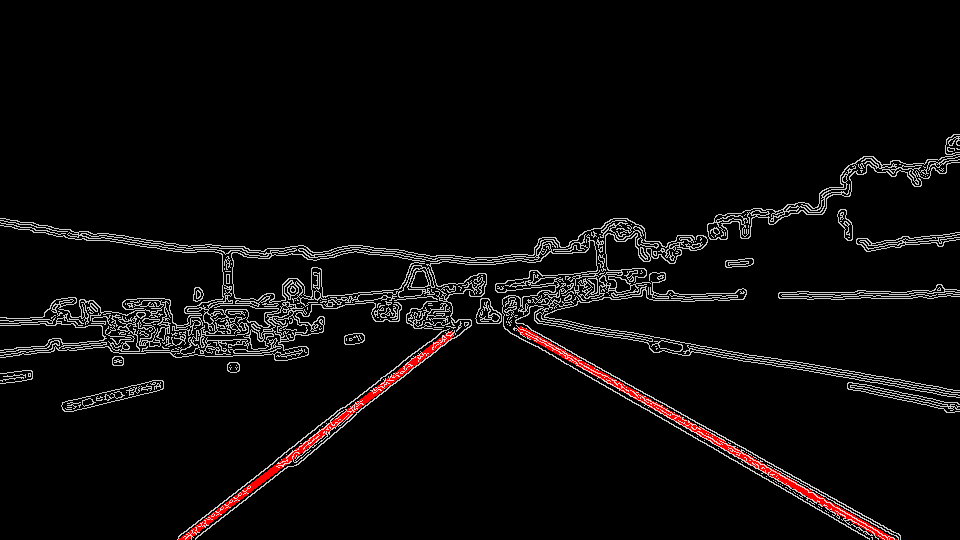
#> input picture test_images/Result_Result_Result_Result_solidWhiteCurve.jpg, 960 x 540 px; its folder holds only this picture in this run
$ python Project1-LanesDetection.py
#> lines starting #> are read from the running program, lines starting #| are printed output that depends on the picture
#importing some useful packages
import matplotlib.pyplot as plt
import matplotlib.image as mpimg
import numpy as np
import cv2
#%matplotlib inline
import math
import os
from scipy.optimize import curve_fit

def grayscale(img):
    """Applies the Grayscale transform
    This will return an image with only one color channel
    but NOTE: to see the returned image as grayscale
    you should call plt.imshow(gray, cmap='gray')"""
    return cv2.cvtColor(img, cv2.COLOR_RGB2GRAY)
    # Or use BGR2GRAY if you read an image with cv2.imread()
    # return cv2.cvtColor(img, cv2.COLOR_BGR2GRAY)

def canny(img, low_threshold, high_threshold):
    """Applies the Canny transform"""
    return cv2.Canny(img, low_threshold, high_threshold)

def gaussian_blur(img, kernel_size):
    """Applies a Gaussian Noise kernel"""
    return cv2.GaussianBlur(img, (kernel_size, kernel_size), 0)

# [101 lines left out: functions region_of_interest, draw_lines, hough_lines, weighted_img, not called in this run]

#reading in an image
#image = mpimg.imread('test_images/solidWhiteRight.jpg')
#printing out some stats and plotting
#print('This image is:', type(image), 'with dimesions:', image.shape)
#plt.imshow(image)  #call as plt.imshow(gray, cmap='gray') to show a grayscaled image

##### Start of my code #####
file_list = os.listdir("test_images/")
for file_name in file_list:

    # Read in and grayscale the image
    image = mpimg.imread('test_images/'+file_name)
#> image is the input picture: shape (540, 960, 4) float32; mean R, G, B, A 0.0466, 0.0388, 0.0388, 1
    gray = grayscale(image)
    # Define a kernel size and apply Gaussian smoothing
    kernel_size = 5
    blur_gray = gaussian_blur(gray,kernel_size)
#> in gaussian_blur, `return cv2.GaussianBlur(img, (kernel_size, kernel_size), 0)`:
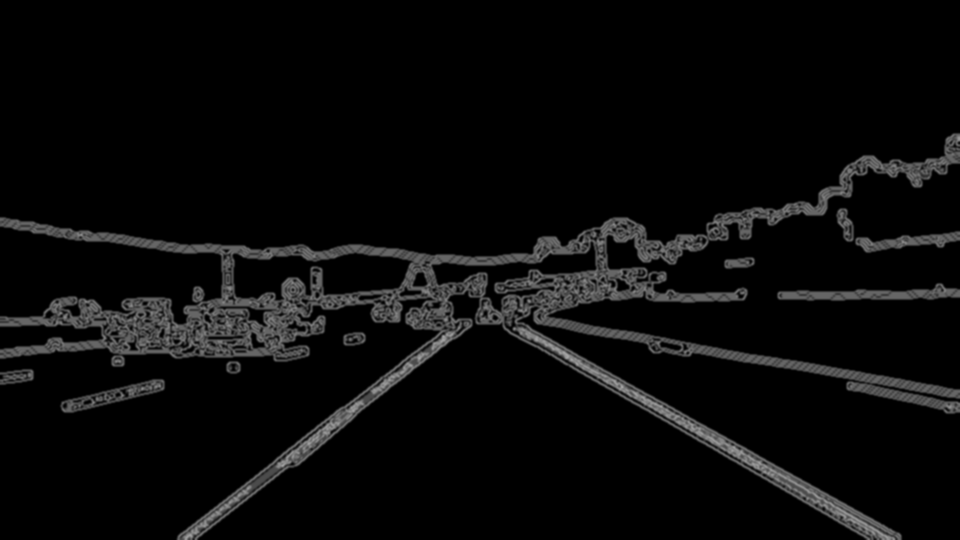
#> returned value: shape (540, 960) float32; min 0, max 0.647, mean 0.0412

    # Define our parameters for Canny and apply
    low_threshold = 50
    high_threshold = 150
    edges = canny(blur_gray, low_threshold, high_threshold)
#> (the run stopped early here; a loop or call above may not have finished)

$ run again, on test_images/Result_Result_Result_Result_solidYellowLeft.jpg
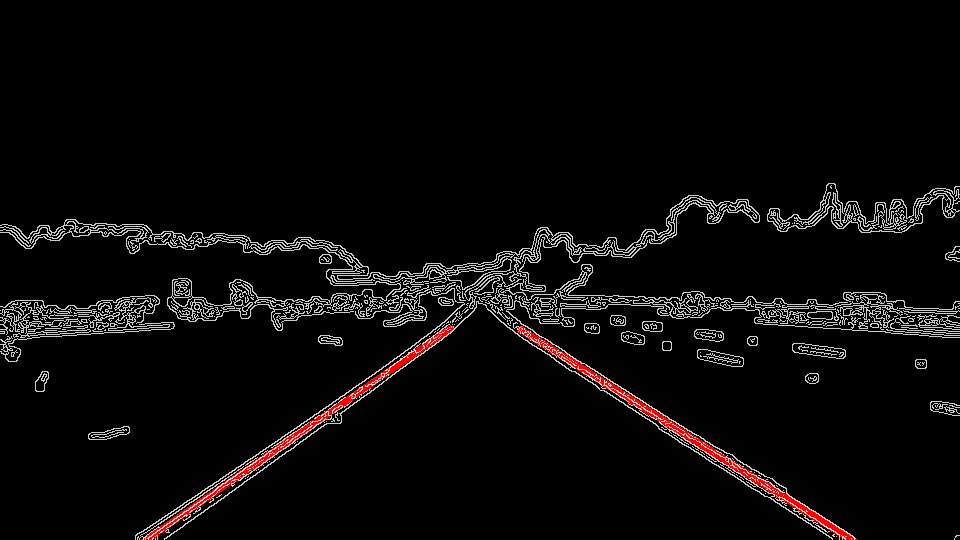
#> input picture test_images/Result_Result_Result_Result_solidYellowLeft.jpg, 960 x 540 px
#> image is the input picture: shape (540, 960, 4) float32; mean R, G, B, A 0.0446, 0.0369, 0.0369, 1
#> in gaussian_blur, `return cv2.GaussianBlur(img, (kernel_size, kernel_size), 0)`:
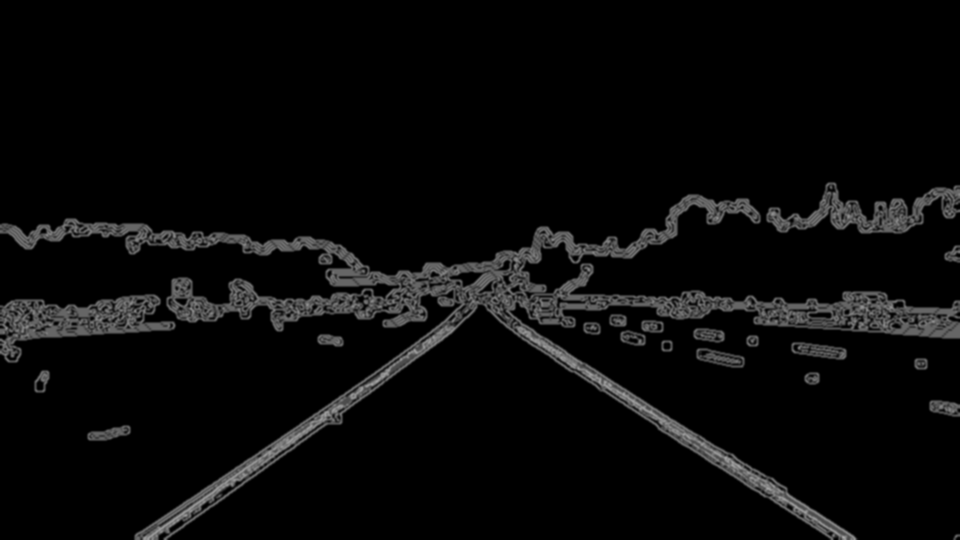
#> returned value: shape (540, 960) float32; min 0, max 0.658, mean 0.0392

$ run again, on test_images/Result_Result_Result_Result_whiteCarLaneSwitch.jpg
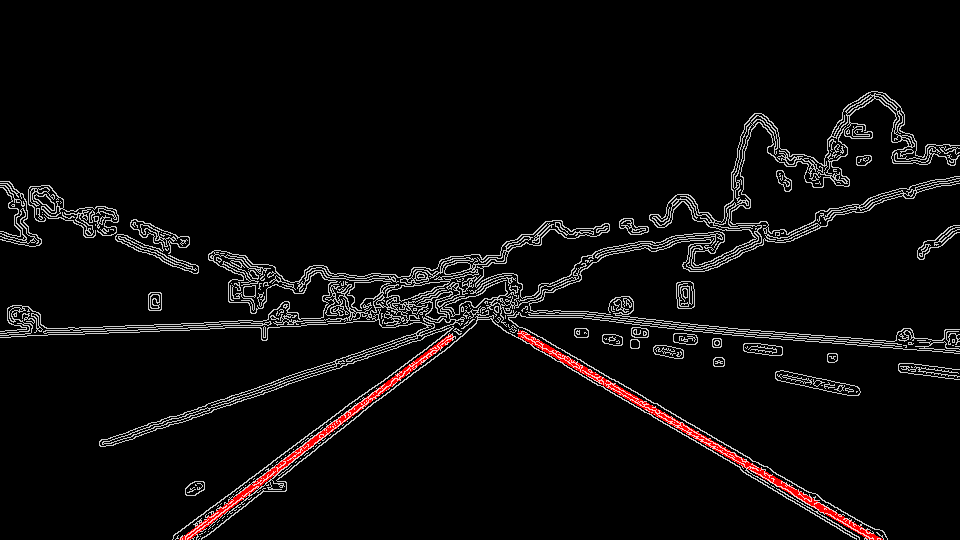
#> input picture test_images/Result_Result_Result_Result_whiteCarLaneSwitch.jpg, 960 x 540 px
#> image is the input picture: shape (540, 960, 4) float32; mean R, G, B, A 0.0496, 0.0422, 0.0422, 1
#> in gaussian_blur, `return cv2.GaussianBlur(img, (kernel_size, kernel_size), 0)`:
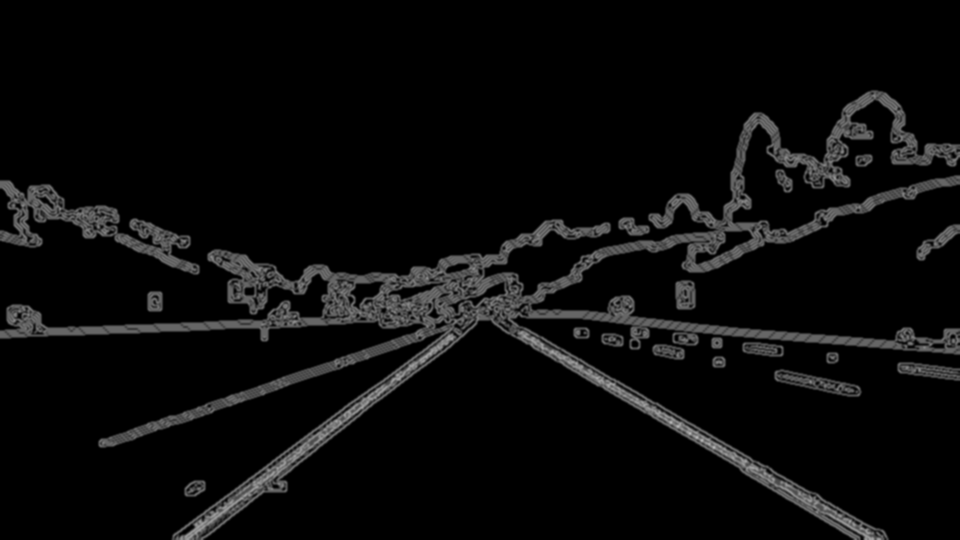
#> returned value: shape (540, 960) float32; min 0, max 0.705, mean 0.0444

$ run again, on test_images/Result_Result_Result_Result_solidWhiteRight.jpg
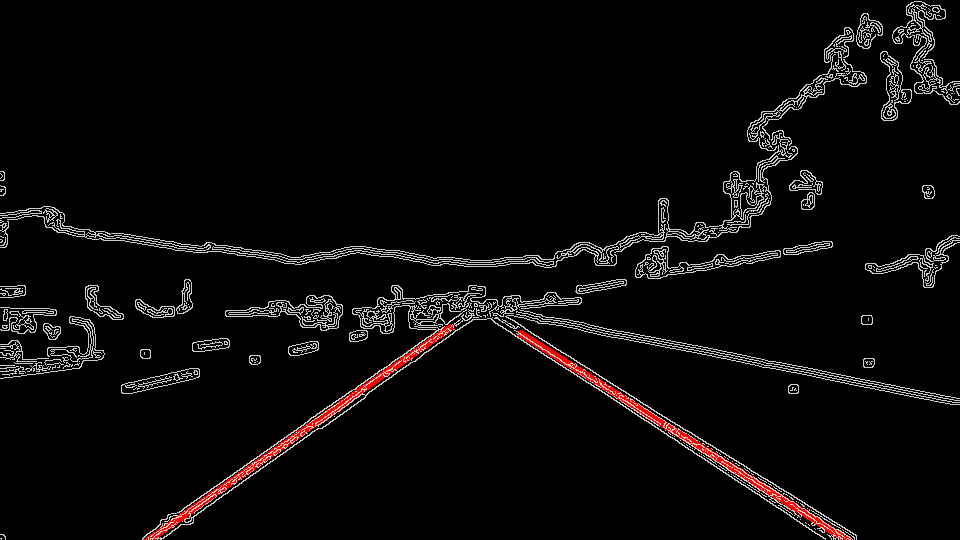
#> input picture test_images/Result_Result_Result_Result_solidWhiteRight.jpg, 960 x 540 px
#> image is the input picture: shape (540, 960, 4) float32; mean R, G, B, A 0.0438, 0.0359, 0.0359, 1
#> in gaussian_blur, `return cv2.GaussianBlur(img, (kernel_size, kernel_size), 0)`:
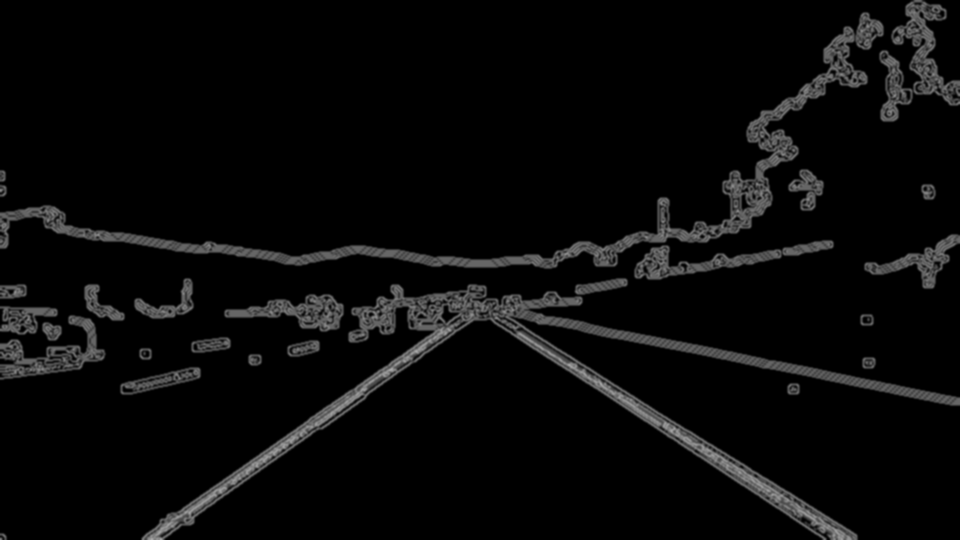
#> returned value: shape (540, 960) float32; min 0, max 0.669, mean 0.0383
